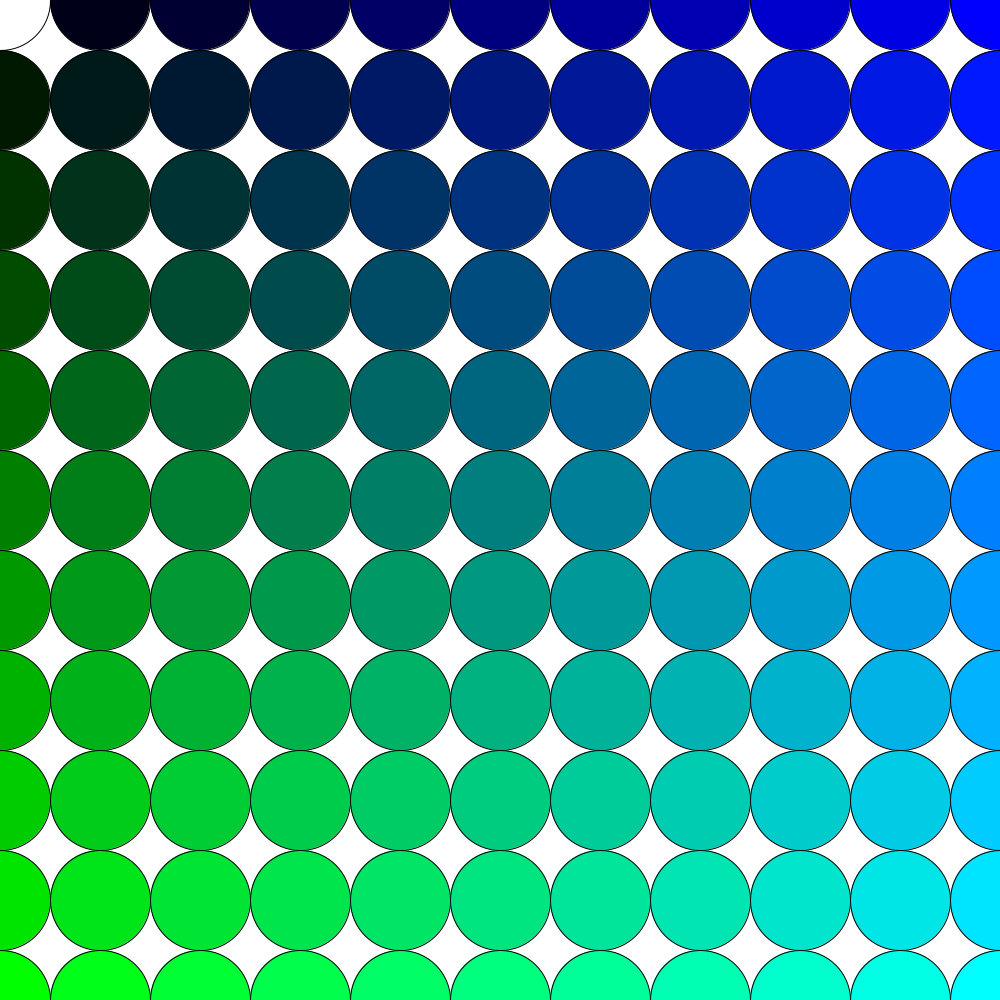
Frame 1 (no input)
Frame 60 (the mouse pressed at the canvas centre just before this capture): identical to frame 1, image omitted
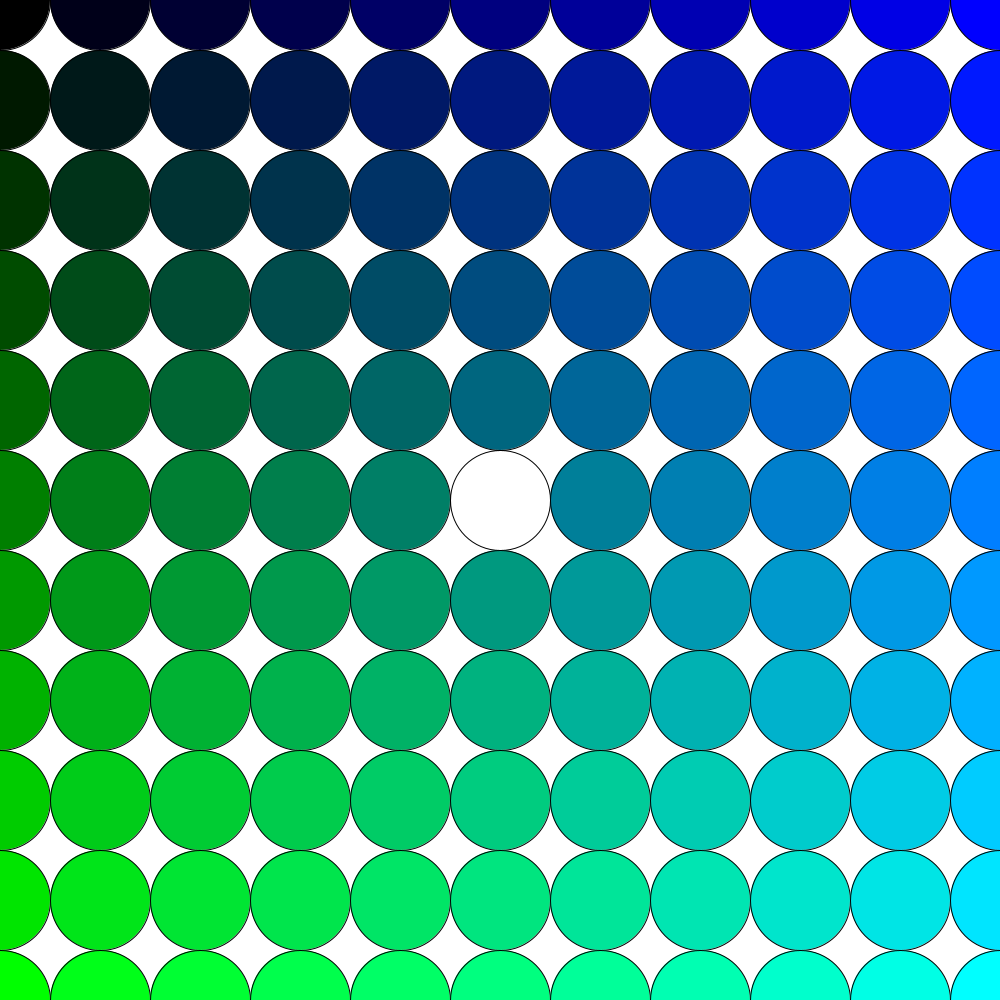
Frame 120 (the mouse held since frame 60 and released just before this capture)

The Processing sketch that drew these frames (run headless with seeded random() and noise(); from frame 60 on, the mouse is pressed at the canvas centre):

// Processing sketch: Loop_week4
// ── Loop_week4.pde
//FOR LOOP

int size = 100;

void setup() {
  size (1000, 1000);


  //simple for loop
  //counts by 2\1 from 0 to 5
  for (int i = 0; i<5; i++) {
    println (i);
  }

  // for is kinda like if
  //++ is shorthand for +1
  //+=2 is add 2 every single time

  //simple for loop
  //counts by 2 from 0 to 10
  for (int i = 0; i<10; i+=2) {
    println (i);
  }
}

void draw() {
  background (255);
  //for (int i = 0; i < 6; i++) {
  //  for (int j = 0; j<6; j++) {
  //    ellipse (i*100, j * 100, 50, 50);
  //  }
  //}
  
  for (int i=0; i<= width; i+=size) {
    for (int j = 0; j<= height; j+=size){
    int b = int(map(i,0,width,0,255));
    int g = int(map(j,0,height,0,255));
  // map opacity to our circle to how close mouse is to circle
  
  //calculate distance from mouse to circle //distance formula
  float dist = dist (i,j, mouseX, mouseY);
  //use map function to map from 0, width, 0, 255
  
  int o = int(map(dist, 0,100,0,255));
    fill (0,g,b, o);
   ellipse(i,j,size,size); 
  }
  }
}
